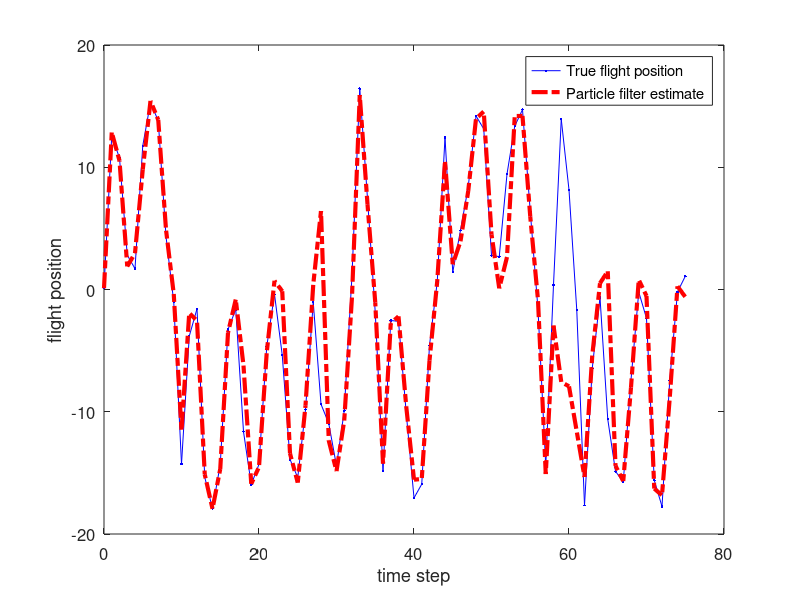

Reproduce this figure in MATLAB.
%% SIR particle filter
clear   
clc  
%% initialize the variables  
x = 0.1; % initial actual state  
x_N = 1; % system process noise covariance 
x_R = 1; % measurement covariance  
T = 75;  % 75 times 
N = 1000; % number of particles  
%initilize our initial, prior particle distribution as a gaussian around  
%the true initial value  
V = 2; % initial distribution variance 
x_P = []; % particle  
% use Gussian generate initial particle
for i = 1:N  
    x_P(i) = x + sqrt(V) * randn;  
end  
z_out = [x^2 / 20 + sqrt(x_R) * randn];  % measurement value 
x_out = [x]; % the actual output *vector* for measurement values.  
x_est = [x]; % time by time output of the particle filters estimate  
x_est_out = [x_est]; % the *vector* of particle filter estimates.  
for t = 1:T  
    x = 0.5*x + 25*x/(1 + x^2) + 8*cos(1.2*(t-1)) +  sqrt(x_N)*randn;  
    z = x^2/20 + sqrt(x_R)*randn;  
    for i = 1:N  
        x_P_update(i) = 0.5*x_P(i) + 25*x_P(i)/(1 + x_P(i)^2) + 8*cos(1.2*(t-1)) + sqrt(x_N)*randn;  
        z_update(i) = x_P_update(i)^2/20;   
        P_w(i) = (1/sqrt(2*pi*x_R)) * exp(-(z - z_update(i))^2/(2*x_R));  
    end  
    %   
    P_w = P_w./sum(P_w);    
    %% Resampling 
    for i = 1 : N  
        x_P(i) = x_P_update(find(rand <= cumsum(P_w),1));      
    end                                                        
    x_est = mean(x_P);  
    % Save data in arrays for later plotting  
    x_out = [x_out x];  
    z_out = [z_out z];  
    x_est_out = [x_est_out x_est];   
end  
t = 0:T;  
figure(1);  
clf  
plot(t, x_out, '.-b', t, x_est_out, '-.r','linewidth',3);  
set(gca,'FontSize',12); set(gcf,'Color','White');  
xlabel('time step'); ylabel('flight position');  
legend('True flight position', 'Particle filter estimate');  




